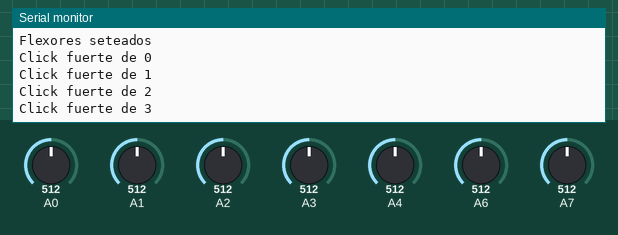
This sketch was run on a simulated Arduino Uno, built with avr-gcc and run on an emulated ATmega328P. Parts: the last lines printed to the serial monitor. The inputs (shaded band) are chosen by the test bench; at power-on: A0 = 512, A7 = 512, A6 = 512, A1 = 512, A2 = 512, A3 = 512, A4 = 512.

Above: at 2.2 s.
2.3 s: A0 set to 492
At 2.37 s:
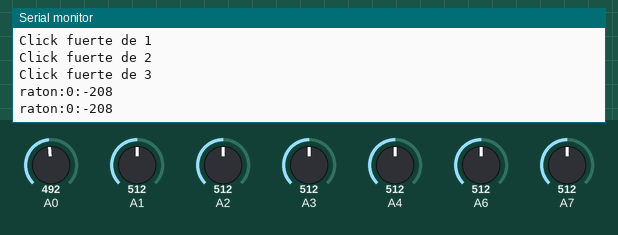
4.2 s: A7 set to 534
At 4.21 s:
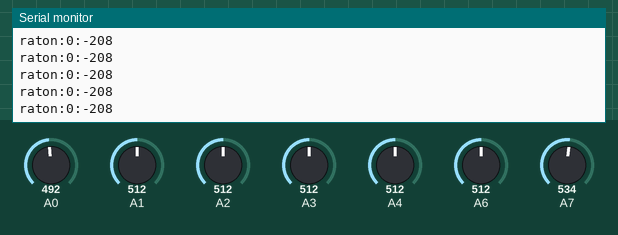
7.2 s: A6 set to 531
At 7.21 s:
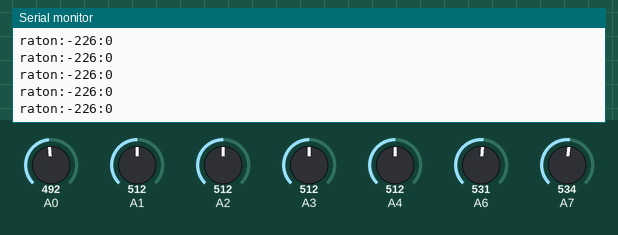
Timing chart, 0 to 10.2 s (numbered marks = the images above; inputs shaded):
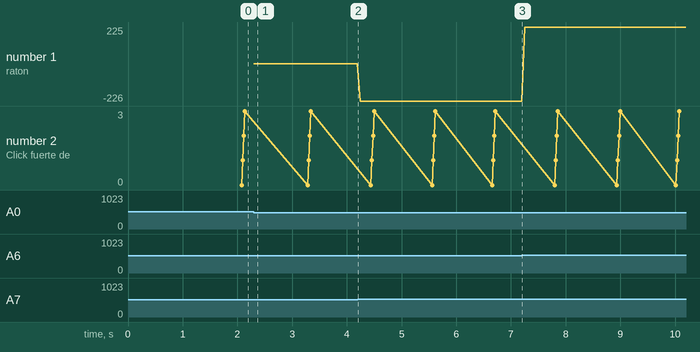

The sketch:

betaglo.ino
```cpp
#include "Enumerations.h"
#include "ProcessCommands.h"
#include <SoftwareSerial.h>


const int DEDOS = 4;
const int FLEXORS = 5;

//state of the hand
int flexs[DEDOS];
int pressures[DEDOS];
// variable que guarda si el dedo presion paso del maximo (toque fuerte)
boolean maxPressures[DEDOS];

//previous state of the hand
int previousFlexs[DEDOS];
int previousPressures[DEDOS];

//processed state of hand
ClickButton buttons[DEDOS];
boolean flexorActived[DEDOS]; //the value of them is stored in flexs (no need to process them)


//values of the flex sensor
const int minimumSensorFlex = 0;
const int maximumSensorFlex = 45;
//values which will use with the flex sensor
const int minimumFlex = 0;
const int maximumFlex = 100;
//dead zone flexion
const int deadFlexion=25;
int initialPosition[DEDOS];

//values of the pressure sensor
const int minimumSensorPressure = 10;
const int maximumSensorPressure = 40;
//values which will use with the pressure sensor
const int minimumPressure = 0;
const int maximumPressure = 100;
//dead zone pressure
const int deadPressure = 50;
//strong pressure
const int strongPressure = 300;

//time of pressing sensor
unsigned long timePressure[DEDOS];
unsigned long timeWait[DEDOS];
unsigned long timer=0;
unsigned long timeResponse=1000;
unsigned long timeWaitResponse=1000;

const int FLEXOR = 1;
const int PRESSURE = 2;

//pins of sensors
int flexSensorPin[DEDOS];
int pressureSensorPin[FLEXORS];


/**
 * Read a concrete sensor given the type of sensor and the number
 */
int valueOfSensor(int typeSensor, int sensor){
  int valueSensor = 0;
  int valueFinal = 0;

  //segun si estoy mirando flexor o presion
  if(typeSensor == FLEXOR){
    int sensorValue=sensor;
    valueSensor = analogRead(flexSensorPin[sensorValue]);
    valueFinal = map(valueSensor, minimumSensorFlex, maximumSensorFlex, minimumFlex, maximumFlex);

  }
  else if(typeSensor == PRESSURE){
    int sensorButton=sensor+1;
    valueFinal = analogRead(pressureSensorPin[sensorButton]);
  }

  return valueFinal;
}

/**
 * Read the whole state of the hand (flexion and contact)
 */
void readState(){
  //read the values of the flex's sensors
  for (int i=0; i<DEDOS; i++){
    flexs[i] = valueOfSensor(FLEXOR, i);
  }

  //read the values of the pressure's sensors
  for (int i=0; i<DEDOS; i++){
    pressures[i]=valueOfSensor(PRESSURE, i);
  }
}

/**
 * Dado el delay de la ultima vez que se proceso y el boton que se quiere mirar
 * se comprueba si ha habido pulsacion, pulsacion fuerte/larga o nada
 * devuelve un int que corresponde a la enumeracion
 */
ClickButton processButton(int delay, int button){
  /* Estados: 0 -> estados anterior y actual no pulsados
   * 1 -> anterior estado pulsado
   * 2 -> estado actual pulsado
   * 3 -> estado anterior y actual pulsado
   */
  int compareStates= ((previousPressures[button]-deadPressure) > 0) ? 1:0;
  compareStates= ((pressures[button]-deadPressure) > 0) ? compareStates+2:compareStates;
  boolean touch=false;
  boolean strong=false;


  //si no ha pasado suficiente tiempo de la anterior pulsacion y no coincide con que haya pulsado y despulsado
  //sumamos el tiempo de espera entre toque y toque y salimos
  if(timeWait[button]<0 && compareStates != 1){
    //sumamos el tiempo transcurrido
    timeWait[button]+=delay;
    return no_click;
  }

  //si hay suficiente fuerza...
  if(pressures[button]>=(strongPressure+deadPressure)){
    strong=true;
    maxPressures[button]=true;
  }

  //boton pulsado antes y despulsado, cuenta como toque
  if( compareStates == 1 ){
    touch=true;
  }

  //boton se mantiene pulsado
  else if(compareStates == 3 ){
    //sumamos el tiempo transcurrido
    timePressure[button]+=delay;
    //si ha superado el tiempo, cuenta como toque
    if(timePressure[button]>timeResponse){
      touch=true;
    }
  }

  else if(compareStates == 2){
    //acaba de pulsar, no hacemos nada
  }


  //procesamos resultado
  if(touch){
    //seteamos el actual valor como no pulsado para que no se vuelva a tener en cuenta el siguiente frame
    pressures[button]=0;
    //igualmente reseteamos su tiempo transcurrido y le ponemos un tiempo negativo para que no haga varias pulsaciones
    //del mismo toque
    timePressure[button]=0;
    //establecemos el tiempo de espera antes de considerar otro toque del mismo boton
    timeWait[button]=(timeWaitResponse*(-1));
    //miramos si hubo toque fuerte
    strong=maxPressures[button];
    //proceso fuerza y accion
    if(strong){
      //reseteamos la presion fuerte para el siguiente toque
      maxPressures[button]=false;
      return long_click;
    }else{
      return normal_click;
    }

  }
  return no_click;
}

/**
 * Proceso el estado al completo de la mano y actuo en consecuencia
 */
int processState(int delay){
  //ante el procesado, escribir por pantalla que accion ha realizado, despues
  //refinamos haciendo los envios por bluetooth

  //comprobamos...
  for (int i=0; i<DEDOS; i++){
    //comprobamos botones
    buttons[i]=processButton(delay, i);
    switch(buttons[i]){
    case normal_click:
      Serial.print("Click normal de ");
      Serial.println(i);
      break;
    case long_click:
      Serial.print("Click fuerte de ");
      Serial.println(i);
      break;
    case no_click:
      break;
    }

    //comprobamos flexores
    if((flexs[i]<=(initialPosition[i]-deadFlexion))
        || (flexs[i]>=(initialPosition[i]+deadFlexion))  ){
      flexorActived[i]=true;
      //Serial.print("Flexor ");
      //Serial.print(i);
      //Serial.print(" activado: ");
      //Serial.println(flexs[i]);
    }else{
      flexorActived[i]=false;
      //Serial.print("Flexor ");
      //Serial.print(i);
      //Serial.print(" desactivado: ");
      //Serial.println(flexs[i]);
    }
  }
}

/**
 * Mueve el estado actual a un estado previo para poder leer el siguiente estado
 */
void nextState(){
  for (int i=0; i<DEDOS; i++){
    previousFlexs[i] = flexs[i];
    previousPressures[i] = pressures[i];
  }
}


void setup(){
  Serial.begin(9600);
  setupCommand();

  //TODO setear los pines
  pressureSensorPin[0]=0;
  pressureSensorPin[1]=1;
  pressureSensorPin[2]=2;
  pressureSensorPin[3]=3;
  pressureSensorPin[4]=4;

  //pins of sensors
  flexSensorPin[0]=6;
  flexSensorPin[1]=7;
  flexSensorPin[2]=8;
  flexSensorPin[3]=9;
  //flexSensorPin[4]=9;
  Serial.println("Segundo para setear los flexores");
  delay(1000);
  for (int i=0; i<DEDOS; i++){
    timePressure[i]=0;
    timeWait[i]=0;
    flexorActived[i]=false;
    flexs[i] = 0;
    maxPressures[i]=false;
    pressures[i] = 0;
    initialPosition[i]=map(analogRead(flexSensorPin[i]),
                            minimumSensorFlex, maximumSensorFlex,
                            minimumFlex, maximumFlex);
  }
  Serial.println("Flexores seteados");

  //copio los valores al previous
  readState();

  timer=millis();
}

void loop(){
  readState();
  processState(millis()-timer);
  processCommands(buttons, flexorActived, flexs, DEDOS);
  timer=millis();
  nextState();
  //delay(300);
}
```

Enumerations.h
```cpp
#include "Arduino.h"

#ifndef ENUMERATION
#define ENUMERATION
//enum state button/click
enum ClickButton{
  no_click = 0,
  normal_click,
  long_click
};

//enum of states/commands to sent to computer
enum Commands {
  button_right = 1, //los tres primeros dedos
  button_left = 2,
  button_middle = 3,
  button_right_strong = 4, //los tres primeros dedos mas fuerte
  button_left_strong = 5,
  button_middle_strong = 6,

  axis_x_forward = 7,//flexion dos dedos
  axis_x_back = 8,

  axis_y_forward = 9, //flexion otros dos dedos
  axis_y_back = 10,
};

enum States {
  mouse,
  keyboard,
  patterns
};

enum StatesKeyboard {
  minusculas,
  mayusculas,
  numeros,
  simbolos
};

#endif
```

ProcessCommands.cpp
```cpp
#include "Arduino.h"
#include "ProcessCommands.h"
#include "Enumerations.h"

SoftwareSerial mySerial(13,12); // RX, TX
States stateHand;
unsigned long timerMouse;
StatesKeyboard stateKeyboard;
unsigned long timerKeys;
int finger;
int timesFinger;
unsigned long previousTimerKeys;
int limitTimeFinger=500;
char keyboardLettersMayus[][7]={
  { 'S','D','U','G','H','Ñ' },
  {'O','I','T','B','Q','J','K' },
  {'A','N','C','P','Y','Z','W' },
  {'E','R','L','M','V','F','X' }
};

char numbers[][7]={
  { '1','5','9' },
  { '2','6','0' },
  { '3','7' },
  { '4','8' }
};

char keyboardLettersMinus[][7]={
  { 's','d','u','g','h','ñ' },
  { 'o','i','t','b','q','j','k' },
  { 'a','n','c','p','y','z','w' },
  { 'e','r','l','m','v','f','x' }
};

char symbols[][7]={
  { ' ','!',')',':' },
  { '.','?','¡',';' },
  { ',','(','¿','\'' },
  { '\n','\b','"' }
};

//por cada dedo(4), el numero de caracteres que tiene para saber que modulo hacer,
//ordenados segun la enumeracion
int numberChars[][4]={
  { 6,7,7,7 },
  { 6,7,7,7 },
  { 3,3,2,2 },
  { 4,4,4,3 }
};

void setupCommand(){
  mySerial.begin(9600);
  stateHand=mouse;
  timerMouse=0;
  finger=-1;
  timesFinger=-1;
  timerKeys=-1;
  stateKeyboard=minusculas;
}

/*
 * Condicion imprescindible que la cadena termine con \n
 */
void sendBluetooth(String value){
  Serial.println(value);
  // Length (with one extra character for the null terminator and \n)
  int strLen = value.length() + 2;

  // Prepare the character array (the buffer)
  char charArray[strLen];

  // Copy it over
  value.toCharArray(charArray, strLen);
  charArray[strLen-2]='\n';
  charArray[strLen-1]='\0';

  if (mySerial.available()) {
    mySerial.write(charArray);
  }
}

void sendKey(){
  String key="tecla:";
  char charToAppend;
  if(timerKeys!=-1 && timesFinger!=-1){

    switch(stateKeyboard){
    case minusculas:
      charToAppend=keyboardLettersMinus[finger][timesFinger];
      break;
    case mayusculas:
      charToAppend=keyboardLettersMayus[finger][timesFinger];
      break;
    case simbolos:
      charToAppend=symbols[finger][timesFinger];
      //vigilo caracteres especiales dificiles
      if(charToAppend=='\n'){
        key=key+"PK_Enter";
      }else if(charToAppend=='\b'){
        key=key+"BackSpace";
      }else if(charToAppend==' '){
        key=key+"space";
      }else{
        key=key+charToAppend;
      }
      break;
    case numeros:
      charToAppend=numbers[finger][timesFinger];
      break;
    }
    if(stateKeyboard!=simbolos){
      key=key+charToAppend;
    }
  }
  timerKeys=-1;
  timesFinger=-1;
  sendBluetooth(key);
}

void processButtonMouse(int value){
  switch(value){
    //click normal del indice
  case 64:
    sendBluetooth("click");
    break;

    //click fuerte del indice
  case 128:
    sendBluetooth("apretar");
    break;

    //click normal corazon
  case 16:
    sendBluetooth("clickderecho");
    break;

    //click fuerte corazon
  case 32:
    sendBluetooth("soltar");
    break;


    //anular normal
  case 4:
    //control C
    sendBluetooth("tecla:ctrl+c");
    break;

    //click fuerte anular
  case 8:
    Serial.println("changed state patterns");
    stateHand=patterns;
    break;

    //click normal meñique
  case 1:
    //control v
    sendBluetooth("tecla:ctrl+v");
    break;

    //click fuerte meñique
  case 2:
    Serial.println("changed state keyboard");
    stateHand=keyboard;
    stateKeyboard=minusculas;
    break;
  }
}

void processButtonKeyboard(int value){
  //lo primero mirar si queda por escribir alguna letra por espera del tiempo
  if(timerKeys!=-1 && (millis()-timerKeys)>limitTimeFinger){
    sendKey();
  }

  int numberFinger=-1;
  switch(value){
    //click fuerte meñique
  case 2:
    Serial.println("changed state mouse");
    stateHand=mouse;
    break;
    //anular fuerte
  case 8:
    Serial.println("changed state numbers");
    stateKeyboard=numeros;
    break;
    //dedo corazon fuerte
  case 32:

    if(stateKeyboard==minusculas){
      Serial.println("changed state mayusculas");
      stateKeyboard=mayusculas;
    }
    else{
      Serial.println("changed state minusculas");
      stateKeyboard=minusculas;
    }
    break;
    //click fuerte indice
  case 128:
    Serial.println("changed state simbolos");
    stateKeyboard=simbolos;
    break;


    //indice
  case 64:
    numberFinger=0;
    break;
    //corazon
  case 16:
    numberFinger=1;
    break;
    //anular
  case 4:
    numberFinger=2;
    break;
    //meñique
  case 1:
    numberFinger=3;
    break;
  }

  if(numberFinger!=-1){
    if(finger!=numberFinger){
      sendKey();
      finger=numberFinger;
    }
    timesFinger=(timesFinger+1)%(numberChars[0][finger]);
    timerKeys=millis();

  }
}

void processButtonPatterns(int value){
  switch(value){
    //click normal del indice
  case 64:
    sendBluetooth("tecla:ctrl+z");
    break;

    //click fuerte del indice
  case 128:
    break;

    //click normal corazon
  case 16:
    sendBluetooth("comando:firefox");
    break;

    //click fuerte corazon
  case 32:
    break;


    //anular normal
  case 4:
    break;

    //click fuerte anular
  case 8:
    Serial.println("changed state initial");
    stateHand=mouse;
    break;

    //click normal meñique
  case 1:
    break;

    //click fuerte meñique
  case 2:
    break;
  }
}

//guardo una lista de variables que me permite saber el estado actual del guante
//es decir, por ejemplo estoy actualmente controlando el raton. Un toque largo del meñique cambiaria al estado de teclado
//por lo que los botones pasarian a hacer otras acciones
void processCommands(ClickButton buttons[],boolean flexorActived[], int flexor[], int DEDOS){
  int processButton=0;
  int result=0;
  //variable con 8 bits, cada dos bits es un dedo
  for(int i=0; i<DEDOS; i++){
    processButton=(int)buttons[i]; //enumeracion convertida a int
    int desplazamiento=2*i;
    int resultDesplazamiento=(processButton<<desplazamiento);
    result= result | resultDesplazamiento;
  }


  //preferencia a los botones para procesar el estado
  if(stateHand==mouse){
    processButtonMouse(result);
  }
  else if(stateHand==keyboard){
    processButtonKeyboard(result);
  }
  else if(patterns){
    processButtonPatterns(result);
  }


  if(stateHand==mouse){
    //procesamos los flexores cuando estamos en modo raton
    if(stateHand==mouse){
      for(int i=0; i<DEDOS; i++){
        int delay=millis()-timerMouse;
        if(flexorActived[i]==true && delay>50){
          int value=flexor[i];
          value = map(value, 0, 100, 1, 20);
          String command="raton:";
          switch(i){
          case 0:
            command=command+value;
            command=command+":0";
            sendBluetooth(command);
            break;
          case 1:
            value=value*(-1);
            command=command+value;
            command=command+":0";
            sendBluetooth(command);
            break;
          case 2:
            value=value*(-1);
            command=command+"0:";
            command=command+value;
            sendBluetooth(command);
            break;
          case 3:
            command=command+"0:";
            command=command+value;
            sendBluetooth(command);
            break;
          }
          timerMouse=millis();
        }
      }
    }
  }
}
```

ProcessCommands.h
```cpp
#include "Arduino.h"
#include "Enumerations.h"
#include <SoftwareSerial.h>

void setupCommand();

void sendBluetooth(String value);

//lista de comandos a realizar segun las activaciones realizadas
//tengo que pasarle el array de botones, el array de flexores y el array de los valores de los flexores
void processCommands(ClickButton buttons[],boolean flexorActived[], int flexor[],  int DEDOS);
```

Measured:
- the behaviour switches between 501 and 500 on A0 (found by bisection; images 0 and 1)
- after the input at 2.3 s, the serial monitor: prints a new line at once (image 1)
- plotted number 1: 0 → -226 after the input at 4.2 s, -226 → 225 after the input at 7.2 s
